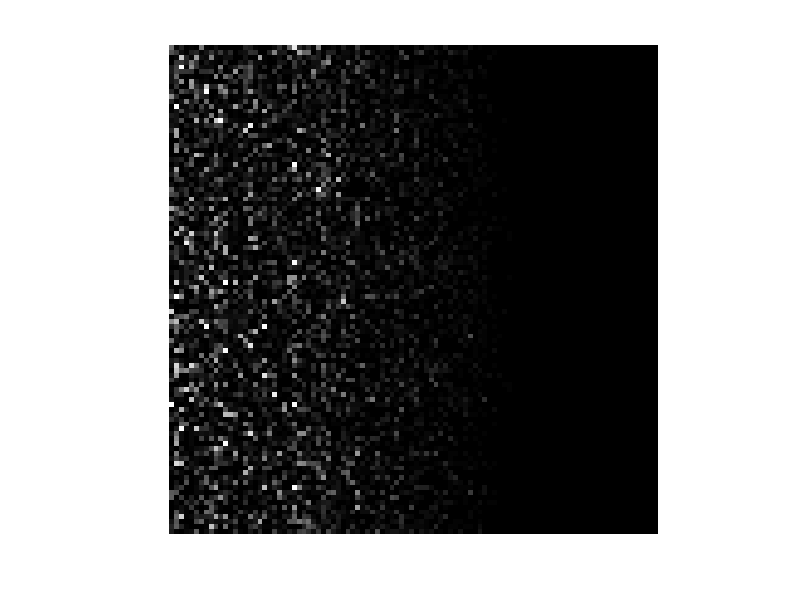
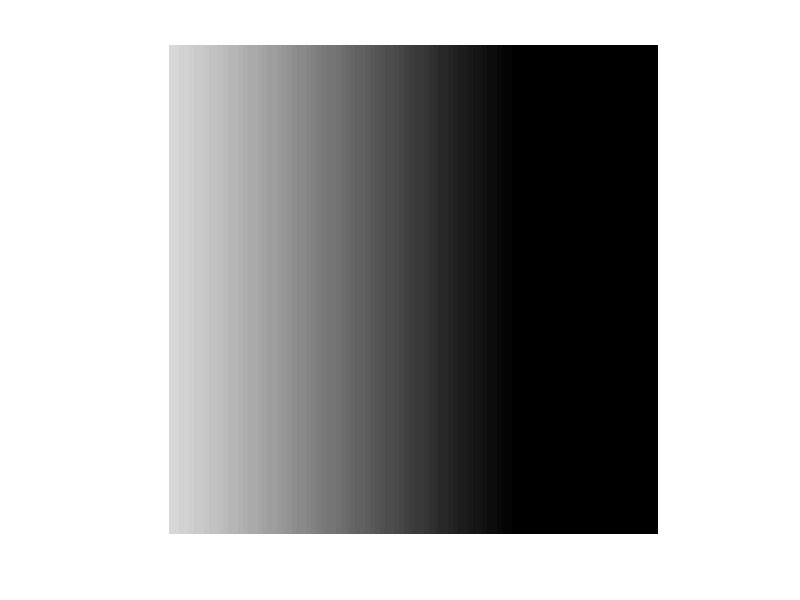
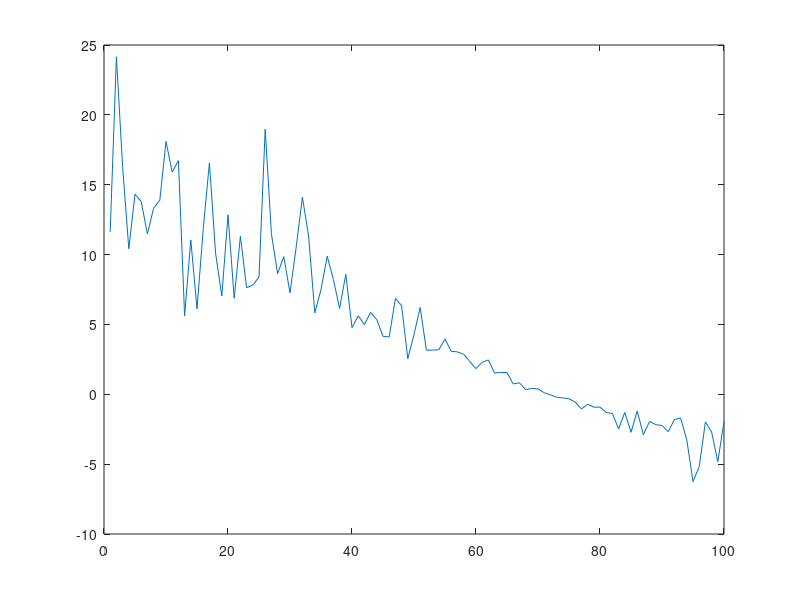
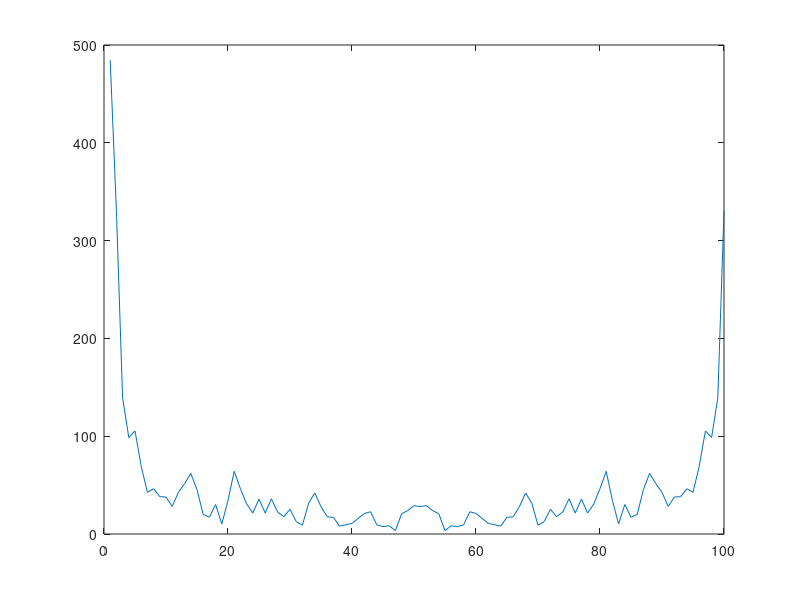

Source code (MATLAB) for these figures, in order: (Note: this script raises an error after producing the figures.)
x = randn(100);
max_value = max(x);
z= x ./ max_value;
func_1 = z.^2;

start_value = 1;
end_value = 4;
h = (end_value-start_value)/99;
y = meshgrid(start_value:h:end_value,start_value:h:end_value);
func_2 = sin(y)./y;

func = func_1 .* func_2;

figure(1);
imshow(func);

figure(2);
imshow(func_2);

figure(3);
Sum_Vector = sum(func);
plot(Sum_Vector);


%%
figure(4);
Furie = abs(fft(Sum_Vector));
plot(Furie);

filtr = highpass(Furie,0.5);
figure(5);
plot(filtr);

P = ifft(filtr);
figure(6);
plot(P);
